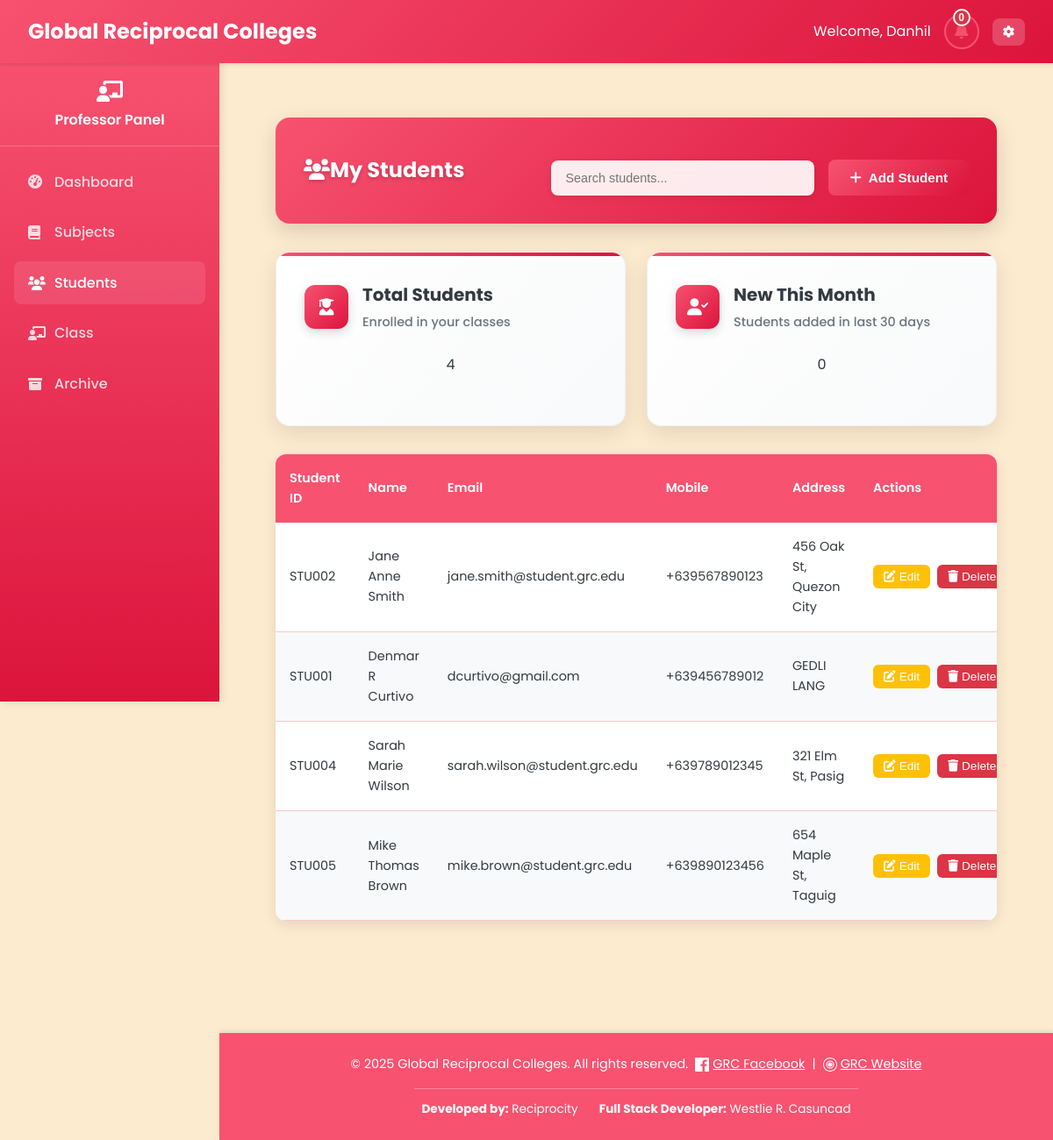
Page /Professor/manage_students.php (signed in) on the committed database.
### tables this page shows
CREATE TABLE `students` (
  `student_id` varchar(20) NOT NULL,
  `first_name` varchar(50) NOT NULL,
  `last_name` varchar(50) NOT NULL,
  `middle_name` varchar(50) DEFAULT NULL,
  `email` varchar(100) NOT NULL,
  `password` varchar(255) NOT NULL,
  `mobile` varchar(15) NOT NULL,
  `address` text NOT NULL,
  `created_at` datetime NOT NULL,
  `updated_at` datetime NOT NULL,
  `section` varchar(10) DEFAULT NULL
);

### Professor/manage_students.php (the view, shortened to what this page needs)
<?php
require_once '../php/db.php';
$professor_id = $_SESSION['user_id'];
$query = "SELECT DISTINCT s.*
          FROM students s
          JOIN student_classes sc ON s.student_id = sc.student_id
          JOIN classes c ON sc.class_id = c.class_id
          WHERE c.professor_id = ?";
$stmt = $pdo->prepare($query);
$stmt->execute([$professor_id]);
$students = $stmt->fetchAll();
?>
<!DOCTYPE html>
<html lang="en">
<head>
    <link rel="stylesheet" href="../css/styles_fixed.css" />
    <link rel="stylesheet" href="https://cdnjs.cloudflare.com/ajax/libs/font-awesome/6.0.0/css/all.min.css" />
</head>
<body>
    <?php include '../includes/navbar_professor.php'; ?>
    <?php include '../includes/sidebar_professor.php'; ?>
    <main class="main-content">
        <div class="dashboard-container">
        <div class="table-header-enhanced">
            <h2 class="table-title-enhanced"><i class="fas fa-users"></i>My Students</h2>
            <div class="table-actions-enhanced">
                <input type="search" id="searchInput" class="search-input-enhanced" placeholder="Search students..." aria-label="Search students" onkeyup="filterStudents()">
                <button class="stat-primary-btn" type="button" onclick="openModal('addStudentModal')" aria-haspopup="dialog">
                    <i class="fas fa-plus"></i> Add Student
                </button>
            </div>
        </div>
        <div class="stats-grid">
            <div class="stat-card-enhanced fade-in">
                <div class="stat-header-enhanced">
                    <div class="stat-icon-enhanced"><i class="fas fa-user-graduate"></i></div>
                    <div class="stat-info-enhanced">
                        <h3 class="stat-title-enhanced">Total Students</h3>
                        <p class="stat-subtitle-enhanced">Enrolled in your classes</p>
                    </div>
                </div>
                <div class="stat-main-metric"><?php echo count($students); ?></div>
            </div>
            <div class="stat-card-enhanced fade-in">
                <div class="stat-header-enhanced">
                    <div class="stat-icon-enhanced"><i class="fas fa-user-check"></i></div>
                    <div class="stat-info-enhanced">
                        <h3 class="stat-title-enhanced">New This Month</h3>
                        <p class="stat-subtitle-enhanced">Students added in last 30 days</p>
                    </div>
                </div>
                <div class="stat-main-metric"><?php echo count(array_filter($students, function($s) { return strtotime($s['created_at']) > strtotime('-30 days'); })); ?></div>
            </div>
        </div>
        <div class="table-container-enhanced">
            <table class="table-enhanced">
                <thead>
                    <tr>
                        <th>Student ID</th>
                        <th>Name</th>
                        <th class="mobile-hidden">Email</th>
                        <th class="mobile-hidden">Mobile</th>
                        <th class="mobile-hidden">Address</th>
                        <th class="mobile-hidden">Actions</th>
                    </tr>
                </thead>
                <tbody>
                    <?php foreach ($students as $student): ?>
                    <tr onclick="viewStudent(<?php echo htmlspecialchars(json_encode($student)); ?>)">
                        <td><?php echo htmlspecialchars($student['student_id']); ?></td>
                        <td><?php echo htmlspecialchars($student['first_name'] . ' ' . ($student['middle_name'] ? $student['middle_name'] . ' ' : '') . $student['last_name']); ?></td>
                        <td class="mobile-hidden"><?php echo htmlspecialchars($student['email']); ?></td>
                        <td class="mobile-hidden"><?php echo htmlspecialchars($student['mobile']); ?></td>
                        <td class="mobile-hidden"><?php echo htmlspecialchars($student['address']); ?></td>
                        <td class="mobile-hidden">
                            <div class="action-buttons">
                                <button class="btn-sm-enhanced btn-warning-enhanced" onclick="event.stopPropagation(); editStudent(<?php echo htmlspecialchars(json_encode($student)); ?>)">
                                    <i class="fas fa-edit"></i> Edit
                                </button>
                                <form action="" method="POST" style="display:inline;">
                                    <button type="submit" class="btn-sm-enhanced btn-danger-enhanced" onclick="event.stopPropagation(); return confirm('Are you sure you want to delete this student?')">
                                        <i class="fas fa-trash"></i> Delete
                                    </button>
                                </form>
                            </div>
                        </td>
                    </tr>
                    <?php endforeach; ?>
                </tbody>
            </table>
        </div>
    </main>
    <?php include '../includes/footbar.php'; ?>
</body>
</html>

### css/styles_fixed.css (style rules this page uses)
:root { --primary: #F75270; --primary-dark: #DC143C; --primary-light: #F7CAC9; --secondary: #F75270; --accent: #F7CAC9; --light: #FDEBD0; --dark: #343a40; --gray: #6c757d; --light-gray: #F7CAC9; --success: #F7CAC9; --warning: #FDEBD0; --danger: #DC143C; --info: #F75270; }
* { margin: 0; padding: 0; box-sizing: border-box; }
body { font-family: 'Poppins', sans-serif; background-color: var(--light); color: var(--dark); line-height: 1.6; }
.main-content { margin-top: 70px; padding: 2rem; min-height: calc(100vh - 70px); background: var(--light); transition: margin-left 0.3s ease; }
.main-content { margin-left: 250px; margin-top: 70px; padding: 2rem; min-height: calc(100vh - 70px); background: var(--light); transition: margin-left 0.3s ease, padding 0.3s ease; }
.dashboard-container { max-width: 1200px; margin: 0 auto; padding: 2rem; }
.stats-grid { display: grid; grid-template-columns: repeat(auto-fill, minmax(350px, 1fr)); gap: 2rem; margin-bottom: 2rem; }
.stat-card-enhanced { background: linear-gradient(135deg, #ffffff 0%, #f8f9fa 100%); border-radius: 16px; padding: 2rem; box-shadow: 0 8px 25px rgba(0, 0, 0, 0.1); border: 1px solid rgba(0, 0, 0, 0.05); transition: all 0.3s ease; position: relative; overflow: hidden; }
.stat-card-enhanced::before { content: ''; position: absolute; top: 0; left: 0; right: 0; height: 4px; background: linear-gradient(90deg, var(--primary) 0%, var(--primary-dark) 100%); }
.stat-header-enhanced { display: flex; align-items: center; gap: 1rem; margin-bottom: 1.5rem; }
.stat-icon-enhanced { width: 50px; height: 50px; background: linear-gradient(135deg, var(--primary) 0%, var(--primary-dark) 100%); border-radius: 12px; display: flex; align-items: center; justify-content: center; color: white; font-size: 1.2rem; box-shadow: 0 4px 12px rgba(0, 0, 0, 0.15); }
.stat-info-enhanced { flex: 1; }
.stat-title-enhanced { font-size: 1.25rem; font-weight: 700; color: var(--dark); margin: 0 0 0.25rem 0; }
.stat-subtitle-enhanced { font-size: 0.9rem; color: var(--gray); font-weight: 500; }
.stat-main-metric { text-align: center; margin-bottom: 1.5rem; }
.stat-primary-btn { background: linear-gradient(135deg, var(--primary) 0%, var(--primary-dark) 100%); color: white; border: none; padding: 0.75rem 1.5rem; border-radius: 8px; cursor: pointer; font-size: 0.95rem; font-weight: 600; display: inline-flex; align-items: center; gap: 0.5rem; transition: transform 0.2s, box-shadow 0.2s; }
.table-header-enhanced { background: linear-gradient(135deg, var(--primary) 0%, var(--primary-dark) 100%); padding: 2rem; border-radius: 16px; margin-bottom: 2rem; box-shadow: 0 8px 25px rgba(0, 0, 0, 0.15); display: flex; justify-content: space-between; align-items: center; }
.table-title-enhanced { color: white; font-size: 1.5rem; font-weight: 700; margin: 0; text-shadow: 0 2px 4px rgba(0, 0, 0, 0.2); }
.table-actions-enhanced { display: flex; gap: 1rem; }

### includes/sidebar_professor.php (style rules this page uses)
.main-content { margin-left: 250px; padding: 2rem; width: calc(100% - 250px); box-sizing: border-box; }

### rows in the picture
students: student_id "STU002", first_name+middle_name+last_name "Jane Anne Smith", email "jane.smith@student.grc.edu", mobile "+639567890123", address "456 Oak St, Quezon City"
students: student_id "STU001", first_name+middle_name+last_name "Denmar R Curtivo", email "dcurtivo@gmail.com", mobile "+639456789012", address "GEDLI LANG"
students: student_id "STU004", first_name+middle_name+last_name "Sarah Marie Wilson", email "sarah.wilson@student.grc.edu", mobile "+639789012345", address "321 Elm St, Pasig"
students: student_id "STU005", first_name+middle_name+last_name "Mike Thomas Brown", email "mike.brown@student.grc.edu", mobile "+639890123456", address "654 Maple St, Taguig"

### other values in the picture
$prof_name "Danhil"
count($students) "4"
